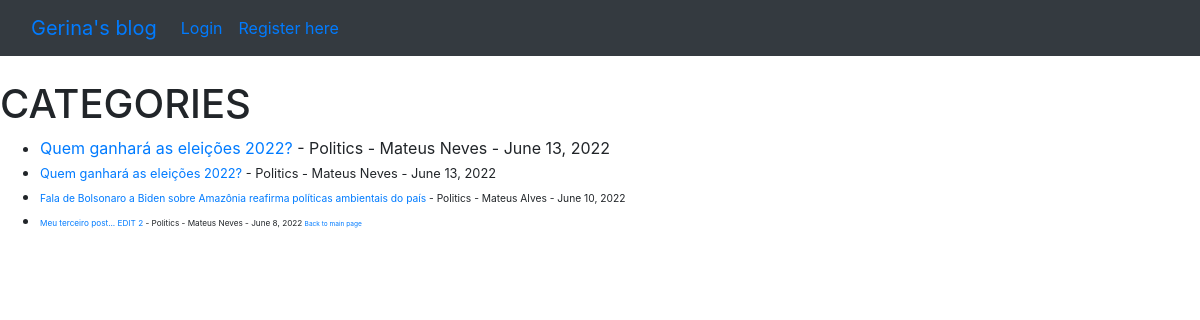
/category/Politics/, run on an earlier commit of the app's database.
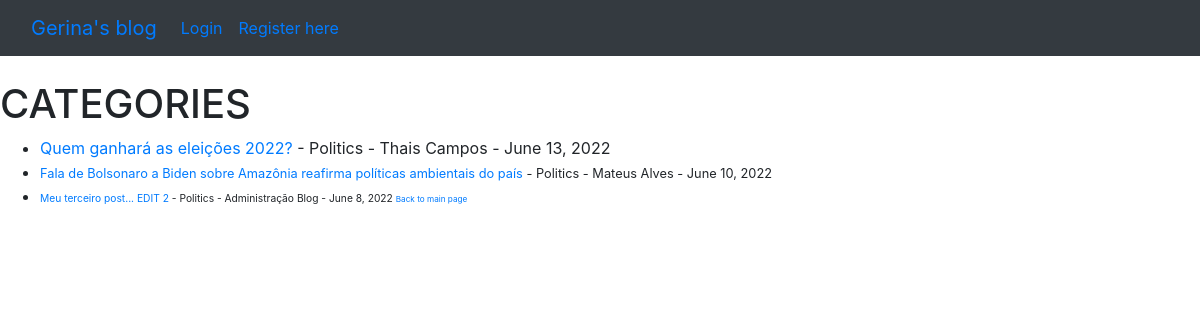
And on a later commit of the database.
### theblog/models.py (models this page shows, shortened)
class Post(models.Model):
    title = models.CharField(max_length=255)
    header_image = models.ImageField(null=True, blank=True, upload_to='images/')
    author = models.ForeignKey(User, on_delete=models.CASCADE)
    body = RichTextField(blank=True, null=True)
    title_tag = models.CharField(max_length=255, default=title)
    post_date = models.DateField(auto_now_add=True)
    category = models.CharField(max_length=255, default='uncategorized')
    summary = models.CharField(max_length=255)
    likes = models.ManyToManyField(User, related_name='blog_post')

### theblog/views.py (the view)
# urls.py: path('category/<str:catego>/', CategoryView, name='category'),
def CategoryView(request, catego):
    category_posts = Post.objects.filter(category=catego).order_by('-post_date')
    return render(request, 'categories.html', {'catego':catego.title(), 'category_posts':category_posts})

### theblog/templates/categories.html (shortened to what this page needs)
{% extends 'base.html' %}
{% block content %}
{% if category_posts %}
    <h1> CATEGORIES</h1>
        <ul>
            {% for post in category_posts %}
                <li><a href="{% url 'article-detail' post.pk %}">{{ post.title }}</a>
                    - {{ post.category }}
                    - {{ post.author.first_name }} {{ post.author.last_name }}
                    - {{ post.post_date }}
                    <small>
            {% endfor %}
            <a href="{% url 'home' %}">Back to main page</a>
        </ul>
{% else %}
    <h1>Sorry, this page doesn't exist</h1>
{% endif %}
{% endblock %}

What changed in the data, as far as the page shows it:
removed Post: title "Quem ganhará as eleições 2022?", category "Politics", author.first_name "Mateus", author.last_name "Neves", post_date "June 13, 2022"
changed Post: author.first_name "Mateus" → "Thais"; author.last_name "Neves" → "Campos"
changed through a linked row, Post "Meu terceiro post... EDIT 2": author.first_name "Mateus" → "Administração"; author.last_name "Neves" → "Blog"
